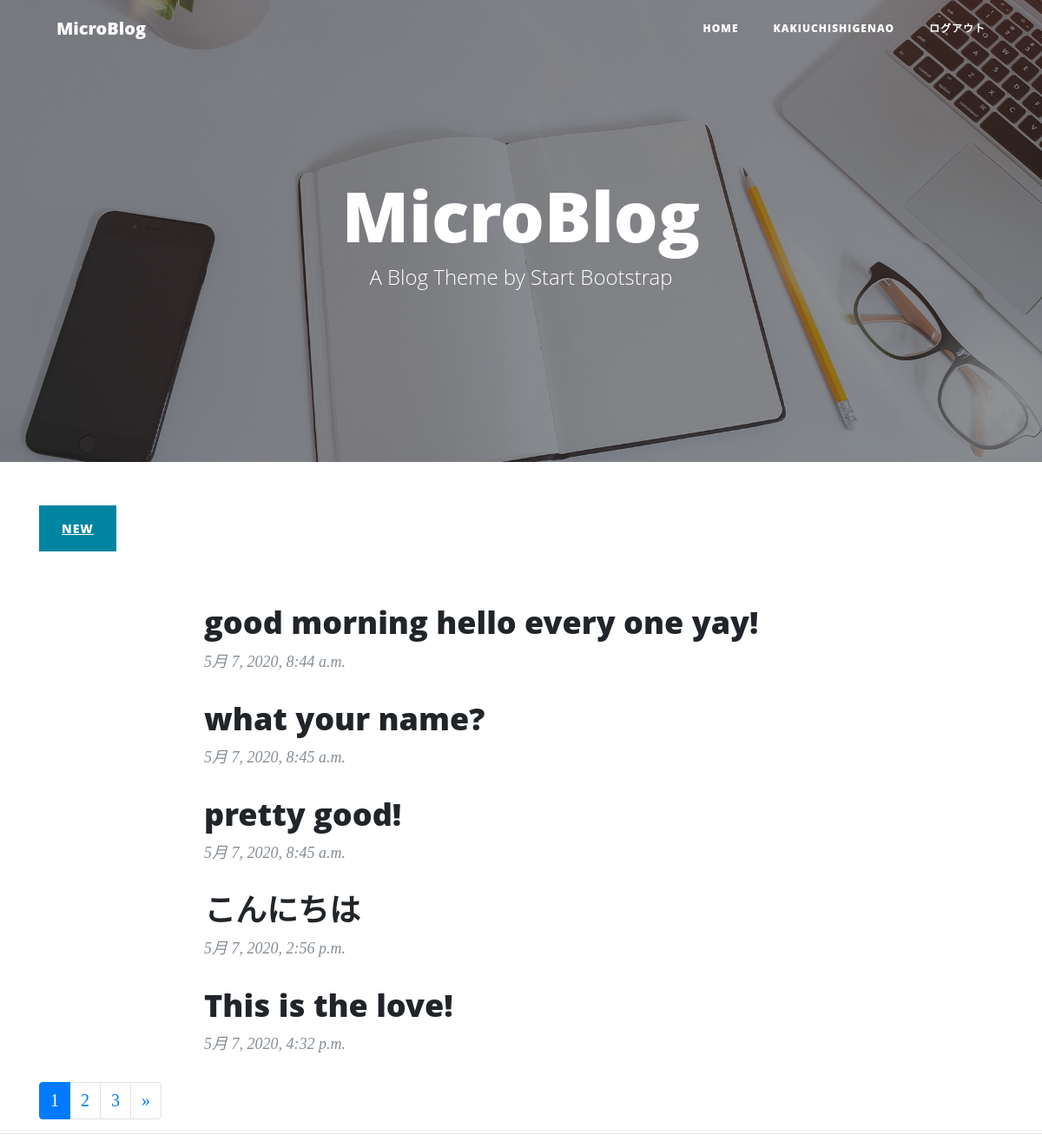
The app's page / (signed in) with its own data.
### blog/models.py (models this page shows)
class Blog(models.Model):
    content = models.CharField(max_length=140)
    posted_date = models.DateTimeField(auto_now_add=True)

### blog/views.py (the view)
# urls.py: path('', BlogListView.as_view(), name='index'),
class BlogListView(ListView):
    model = Blog
    paginate_by = 5
    context_object_name = 'blogs'

### blog/templates/blog/blog_list.html (shortened to what this page needs)
{% extends "base.html" %}
{% block body %}
{% if user.is_authenticated %}
<p><a href="{% url 'create' %}" class="btn btn-primary">NEW</a></p>
{% endif %}
<div class="row">
    <div class="col-lg-8 col-md-10 mx-auto">
        {% for blog in blogs %}
        <div class="post-preview">
            <a href="{% url 'detail' blog.id %}">
                <h2 class="post-title">
                    {{ blog.content }}
                </h2>
            </a>
            <p class="post-meta">{{ blog.posted_date }}</p>
        </div>
        {% endfor %}
    </div>
</div>
{% if is_paginated %}
<nav aria-label="Page navigation example">
    <ul class="pagination">
        {% for page in paginator.page_range %}
        <li class="page-item {% if page == page_obj.number %} active {% endif %}">
            <a class="page-link" href="?page={{ page }}">{{ page }}</a>
        </li>
        {% endfor %}
        {% if page_obj.has_next %}
        <li class="page-item">
            <a class="page-link" href="?page={{ page_obj.next_page_number }}"
               aria-label="Next">
                <span aria-hidden="true">&raquo;</span>
            </a>
        </li>
        {% endif %}
    </ul>
</nav>
{% endif %}
{% endblock %}

### blog/templates/navi.html (shortened to what this page needs)
<nav class="navbar navbar-expand-lg navbar-light fixed-top" id="mainNav">
    <div class="container">
        <a class="navbar-brand" href="{% url 'index' %}">MicroBlog</a>
        <div class="collapse navbar-collapse" id="navbarResponsive">
            <ul class="navbar-nav ml-auto">
                <li class="nav-item">
                    <a class="nav-link" href="{% url 'index' %}">Home</a>
                </li>
                {% if user.is_authenticated %}
                <li class="nav-item">
                    <a class="nav-link" href="#">{{ user.username }}</a>
                </li>
                <li class="nav-item">
                    <a class="nav-link" href="{% url 'logout' %}">ログアウト</a>
                </li>
                {% endif %}
            </ul>
        </div>
    </div>
</nav>

### records on screen
Blog: content "good morning hello every one yay!", posted_date "5月 7, 2020, 8:44 a.m."
Blog: content "what your name?", posted_date "5月 7, 2020, 8:45 a.m."
Blog: content "pretty good!", posted_date "5月 7, 2020, 8:45 a.m."
Blog: content "こんにちは", posted_date "5月 7, 2020, 2:56 p.m."
Blog: content "This is the love!", posted_date "5月 7, 2020, 4:32 p.m."

### other values on screen
{{ user.username }} "KAKIUCHISHIGENAO"
{{ page }} "1" "2" "3"
